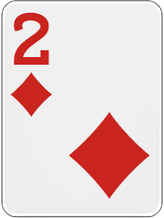
#> input picture cocos-client/assets/resources/Games/Poker/card_12.png, 164 x 218 px; its folder holds 4 pictures in this run
$ python build-qianfen-poker-atlases.py --source-atlas ../cocos-client/assets/resources/Games/Poker/card_12.png --output-dir out
#> lines starting #> are read from the running program, lines starting #| are printed output that depends on the picture; pictures that were not available may be replaced by others from this repository, and a replacement may not be noted
#!/usr/bin/env python3
"""Replace the standard Poker sprites in the recovered atlases with Qianfen art.

The hot-update client loads already-packed Cocos dynamic atlases.  Repacking them
would change every sprite coordinate, so this tool locates each existing card by
its exact pixels and replaces only that rectangle.  Other game-specific cards
(wild cards, stars, weapons, labels, etc.) remain untouched.
"""

from __future__ import annotations

import argparse
import hashlib
from collections import deque
from pathlib import Path

from PIL import Image


ROOT = Path(__file__).resolve().parents[1]
POKER_DIR = ROOT / "cocos-client/assets/resources/Games/Poker"
ATLAS_DIR = ROOT / "client-release-source/assets/resources/_RecoveredDependencies/Textures"
ATLAS_NAMES = ("1580e8a3b.png", "1e79e9934.png", "1a62d6dfc.png", "191f83490.png")
CARD_SIZE = (164, 218)


def digest(image: Image.Image) -> str:
    rgba = image.convert("RGBA")
    # The dynamic atlas preserves arbitrary RGB bytes under fully transparent
    # pixels. Canonicalise them so visually identical source sprites still match.
    canonical = Image.alpha_composite(Image.new("RGBA", rgba.size, (0, 0, 0, 0)), rgba)
    return hashlib.sha256(canonical.tobytes()).hexdigest()


# [37 lines left out: function opaque_components, not called in this run]


def qianfen_cells(source: Image.Image) -> dict[str, Image.Image]:
    rows = (
        ("00", "22", "23", "24", "25", "26", "27", "28", "29", "21"),
        ("2b", "2d", "2c", "2a", "12", "13", "14", "15", "16", "17"),
        ("18", "19", "11", "1b", "1d", "1c", "1a", "32", "33", "34"),
        ("35", "36", "37", "38", "39", "31", "3b", "3d", "3c", "3a"),
        ("5e", "5f", "42", "43", "44", "45", "46", "47", "48", "49"),
        ("41", "4b", "4d", "4c", "4a"),
    )
    cards: dict[str, Image.Image] = {}
    for row_index, row in enumerate(rows):
        for column_index, code in enumerate(row):
            crop = source.crop(
                (
                    column_index * 190,
                    row_index * 256,
                    (column_index + 1) * 190,
                    (row_index + 1) * 256,
                )
            )
            cards[code] = crop.resize(CARD_SIZE, Image.Resampling.LANCZOS)
#> this loop made 6 passes
#> row on passes 1 to 6: ('00', '22', '23', '24', '25', '26', '27', '28', '29', '21'), ('2b', '2d', '2c', '2a', '12', '13', '14', '15', '16', '17'), ('18', '19', '11', '1b', '1d', '1c', '1a', '32', '33', '34'), ('35', '36', '37', '38', '39', '31', '3b', '3d', '3c', '3a'), ('5e', '5f', '42', '43', '44', '45', '46', '47', '48', '49'), ('41', '4b', '4d', '4c', '4a')
#> after the loop, cards = 55 items
    if len(cards) != 55:
        raise RuntimeError(f"expected 55 Qianfen sprites, got {len(cards)}")
    return cards


def reference_variants() -> dict[str, tuple[str, str, Image.Image]]:
    variants: dict[str, tuple[str, str, Image.Image]] = {}
    codes = ["00", "5e", "5f"] + [f"{suit:x}{rank:x}" for suit in range(1, 5) for rank in range(1, 14)]
    for code in codes:
        reference = Image.open(POKER_DIR / f"card_{code}.png").convert("RGBA")
#> reference is the input picture: PIL image 164x218 RGBA; mean R, G, B, A 223.9, 200.8, 199.7, 246.9
        for direction, image in (
            ("normal", reference),
            ("ccw", reference.transpose(Image.Transpose.ROTATE_90)),
            ("cw", reference.transpose(Image.Transpose.ROTATE_270)),
        ):
            if image.getbbox() is None:
                raise RuntimeError(f"empty reference sprite: card_{code}.png")
            key = digest(image)
            if key in variants:
                other = variants[key][0]
                raise RuntimeError(f"duplicate reference pixels: card_{code} and card_{other}")
            variants[key] = (code, direction, image)
#> this loop made 3 passes
#> direction on passes 1 to 3: 'normal', 'ccw', 'cw'
#> pass 2, in digest (call 2), `rgba = image.convert("RGBA")`:
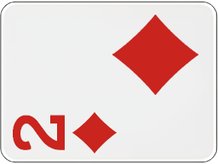
#> rgba: PIL image 218x164 RGBA; mean R, G, B, A 223.9, 200.8, 199.7, 246.9; transparent parts drawn white
#> pass 3, in digest (call 3), `rgba = image.convert("RGBA")`:
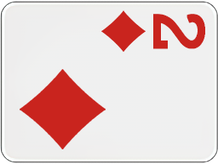
#> rgba: PIL image 218x164 RGBA; mean R, G, B, A 223.9, 200.8, 199.7, 246.9; transparent parts drawn white
#> after the loop, variants = 3 items
#> pass 2 of the loop in reference_variants, `for code in codes:`:
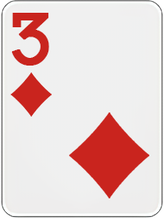
#> input picture cocos-client/assets/resources/Games/Poker/card_13.png, 164 x 218 px, given in place of card_5e.png, which was not available
#> in reference_variants, reference is the input picture: PIL image 164x218 RGBA; mean R, G, B, A 223.8, 200.4, 199.3, 246.9
#> the loop in reference_variants, `for direction, image in ( ("normal", reference), ("ccw", reference.tra..` made 3 passes
#> pass 2, in digest (call 5), `rgba = image.convert("RGBA")`:
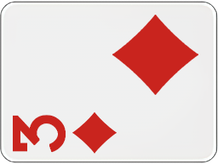
#> rgba: PIL image 218x164 RGBA; mean R, G, B, A 223.8, 200.4, 199.3, 246.9; transparent parts drawn white
#> pass 3, in digest (call 6), `rgba = image.convert("RGBA")`:
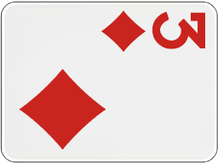
#> rgba: PIL image 218x164 RGBA; mean R, G, B, A 223.8, 200.4, 199.3, 246.9; transparent parts drawn white
#> after the loop in reference_variants, `for direction, image in (`: variants = 6 items
    return variants


# [14 lines left out: function extrude, not called in this run]


def replace_atlases(source_atlas: Path, output_dir: Path, individual_dir: Path | None = None) -> None:
    qianfen = qianfen_cells(Image.open(source_atlas).convert("RGBA"))
    variants = reference_variants()
    found: dict[str, str] = {}
    output_dir.mkdir(parents=True, exist_ok=True)

    for atlas_name in ATLAS_NAMES:
        atlas_path = ATLAS_DIR / atlas_name
        atlas = Image.open(atlas_path).convert("RGBA")
        for component in opaque_components(atlas):
            candidate = atlas.crop(component)
            if candidate.width < 3 or candidate.height < 3:
                continue
            # Dynamic-atlas packing extrudes one edge pixel on every side.
            inner = candidate.crop((1, 1, candidate.width - 1, candidate.height - 1))
            match = variants.get(digest(inner))
            if match is None:
                continue
            code, direction, oriented_reference = match
            if code in found:
                raise RuntimeError(f"card_{code} found twice: {found[code]} and {atlas_name}")
            replacement = qianfen[code]
            if direction == "normal":
                oriented_replacement = replacement
            elif direction == "ccw":
                oriented_replacement = replacement.transpose(Image.Transpose.ROTATE_90)
            elif direction == "cw":
                oriented_replacement = replacement.transpose(Image.Transpose.ROTATE_270)
            else:
                raise RuntimeError(f"unexpected packing direction for card_{code}: {direction}")
            packed_replacement = extrude(oriented_replacement)
            if packed_replacement.size != candidate.size:
                raise RuntimeError(
                    f"packed size mismatch for card_{code}: {packed_replacement.size} != {candidate.size}"
                )
            atlas.paste(packed_replacement, (component[0], component[1]))
            found[code] = atlas_name
        atlas.save(output_dir / atlas_name, optimize=True)

    expected = set(qianfen)
    missing = sorted(expected - set(found))
    if missing:
        raise RuntimeError(f"failed to locate {len(missing)} cards in recovered atlases: {', '.join(missing)}")

    # Also export the individual sprites so future Cocos builds use the same art.
    individual_dir = individual_dir or (output_dir / "individual")
    individual_dir.mkdir(exist_ok=True)
    for code, image in qianfen.items():
        image.save(individual_dir / f"card_{code}.png", optimize=True)

    print(f"replaced {len(found)} sprites across {len(ATLAS_NAMES)} atlases")
    for atlas_name in ATLAS_NAMES:
        count = sum(1 for value in found.values() if value == atlas_name)
        print(f"  {atlas_name}: {count}")


def main() -> None:
    parser = argparse.ArgumentParser()
    parser.add_argument("--source-atlas", required=True, type=Path)
    parser.add_argument("--output-dir", required=True, type=Path)
    parser.add_argument("--individual-dir", type=Path)
    args = parser.parse_args()
    replace_atlases(args.source_atlas, args.output_dir, args.individual_dir)


if __name__ == "__main__":
#> (the run stopped early here; a loop or call above may not have finished)
